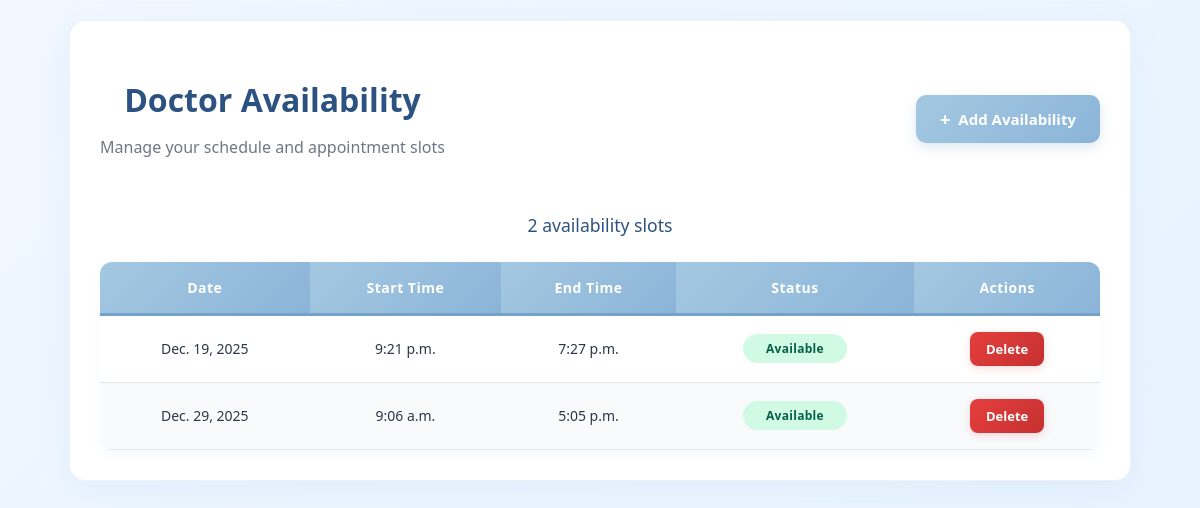
The app's page /AvailabilityDoctor/ (signed in) with its own data.
### RenalGuideApp/models.py (models this page shows)
class DoctorAvailabilityTable(models.Model):
    doctor = models.ForeignKey(
        DoctorTable,
        on_delete=models.CASCADE
    )
    date = models.DateField()
    starttime = models.TimeField()
    endtime = models.TimeField()
    status = models.CharField(
        max_length=20,
        default='Available'
    )

### RenalGuideApp/views.py (the view)
# urls.py: path('AvailabilityDoctor/', AvailabilityDoctor.as_view(), name="AvailabilityDoctor"),
class AvailabilityDoctor(View):
    def get(self,request):
        c=DoctorAvailabilityTable.objects.filter(doctor__LOGINID__id = request.session['user_id'])
        return render(request,'doctor/DoctorAvailability.html',{'availability':c})

### templates/doctor/DoctorAvailability.html (shortened to what this page needs)
<!DOCTYPE html>
<html lang="en">
<head>
</head>
<body>
    <div class="container">
        <div class="header-row">
            <div>
                <h2>Doctor Availability</h2>
                <div class="subtitle">Manage your schedule and appointment slots</div>
            </div>
            <a href="/InformAvailability" class="add-btn">Add Availability</a>
        </div>
        <div class="availability-count">
            {% if availability %}
                {{ availability|length }} availability slot{{ availability|length|pluralize:"s" }}
            {% endif %}
        </div>
        <table>
            <thead>
                <tr>
                    <th>Date</th>
                    <th>Start Time</th>
                    <th>End Time</th>
                    <th>Status</th>
                    <th>Actions</th>
                </tr>
            </thead>
            <tbody>
                {% for i in availability %}
                <tr>
                    <td data-label="Date">{{ i.date }}</td>
                    <td data-label="Start Time">{{ i.starttime }}</td>
                    <td data-label="End Time">{{ i.endtime }}</td>
                    <td data-label="Status">
                        <span class="status">{{ i.status }}</span>
                    </td>
                    <td>
                        <a href="/DeleteAvailability/{{ i.id }}" class="delete-btn" onclick="return confirm('Are you sure you want to delete this availability slot?');">Delete</a>
                    </td>
                </tr>
                {% empty %}
                <tr>
                    <td colspan="5" class="empty-message">No availability records found. Click "Add Availability" to schedule your time slots.</td>
                </tr>
                {% endfor %}
            </tbody>
        </table>
    </div>
</body>
</html>

### templates/doctor/DoctorAvailability.html (style rules this page uses)
body { font-family: 'Segoe UI', Tahoma, sans-serif; background: linear-gradient(135deg, #f0f7ff 0%, #e6f2ff 100%); margin: 0; padding: 20px; min-height: 100vh; }
.container { max-width: 1000px; margin: 0 auto; background-color: #ffffff; padding: 30px; border-radius: 16px; box-shadow: 0 10px 30px rgba(164, 200, 225, 0.15); border: 1px solid rgba(164, 200, 225, 0.2); }
h2 { color: #2c5282; text-align: center; margin-bottom: 15px; font-size: 2rem; font-weight: 600; }
.subtitle { text-align: center; color: #4a5568; font-size: 1rem; margin-bottom: 30px; opacity: 0.8; }
.availability-count { text-align: center; color: #2c5282; font-weight: 500; margin-bottom: 25px; font-size: 1.1rem; }
table { width: 100%; border-collapse: separate; border-spacing: 0; border-radius: 12px; overflow: hidden; box-shadow: 0 4px 12px rgba(164, 200, 225, 0.1); }
th, td { padding: 16px 15px; text-align: center; font-size: 14px; }
th { background: linear-gradient(135deg, #A4C8E1 0%, #8bb4d8 100%); color: #ffffff; font-weight: 600; letter-spacing: 0.5px; border-bottom: 3px solid #76a1c9; }
td { color: #2d3748; border-bottom: 1px solid #e2e8f0; }
tr { transition: all 0.3s ease; background-color: #ffffff; }
tr:nth-child(even) { background-color: #f8fafc; }
.status { display: inline-block; padding: 6px 12px; border-radius: 20px; font-size: 12px; font-weight: 600; letter-spacing: 0.3px; min-width: 80px; }
.status-available { background-color: #d1fae5; color: #065f46; }
.add-btn { display: inline-flex; align-items: center; justify-content: center; gap: 8px; background: linear-gradient(135deg, #A4C8E1 0%, #8bb4d8 100%); color: #fff; border: none; padding: 12px 24px; cursor: pointer; border-radius: 10px; font-weight: 600; font-size: 15px; transition: all 0.3s ease; text-decoration: none; box-shadow: 0 4px 12px rgba(139, 180, 216, 0.3); }
.add-btn::before { content: "+"; font-size: 18px; font-weight: bold; }
.delete-btn { display: inline-block; color: #ffffff; background: linear-gradient(135deg, #e53e3e 0%, #c53030 100%); padding: 8px 16px; border-radius: 8px; font-weight: 600; font-size: 13px; transition: all 0.3s ease; text-decoration: none; box-shadow: 0 2px 8px rgba(229, 62, 62, 0.2); }
.header-row { display: flex; justify-content: space-between; align-items: center; margin-bottom: 25px; }
tbody tr { animation: fadeInUp 0.5s ease-out; animation-fill-mode: both; }
tbody tr:nth-child(1) { animation-delay: 0.1s; }
tbody tr:nth-child(2) { animation-delay: 0.2s; }

### records on screen
DoctorAvailabilityTable: date "Dec. 19, 2025", starttime "9:21 p.m.", endtime "7:27 p.m.", status "Available"
DoctorAvailabilityTable: date "Dec. 29, 2025", starttime "9:06 a.m.", endtime "5:05 p.m.", status "Available"

### other values on screen
{{ availability|length }} "2"
